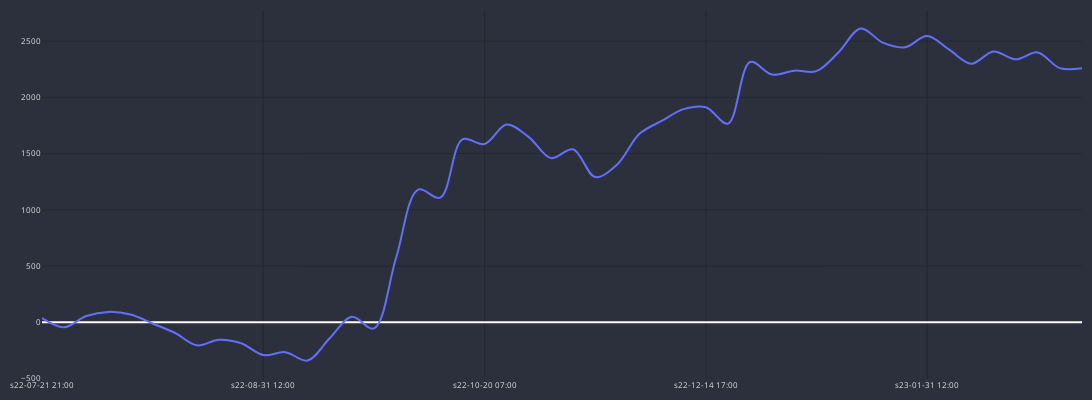
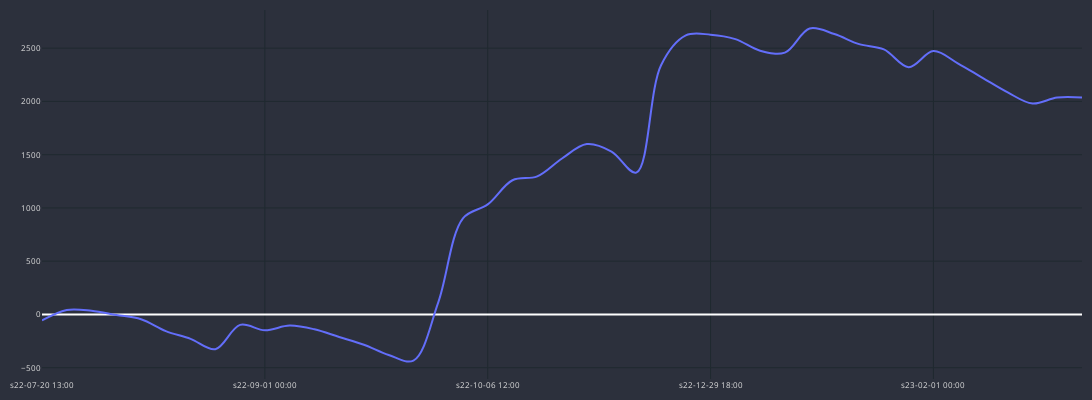
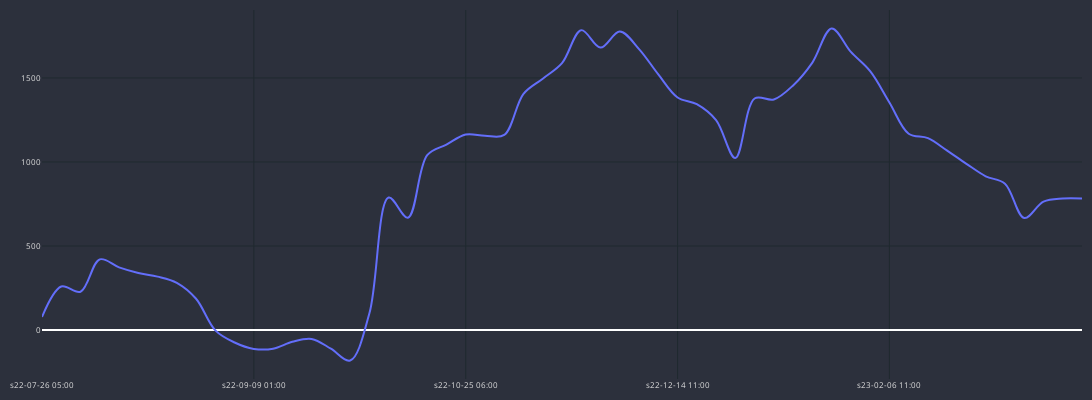
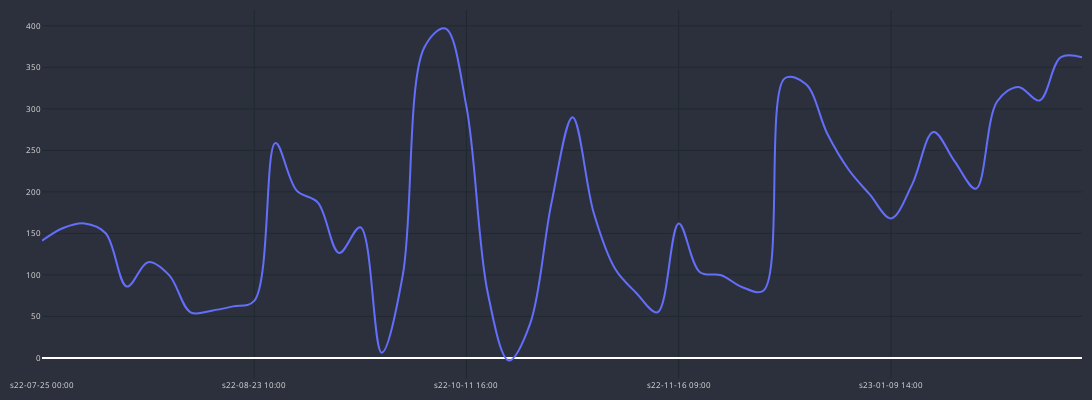

Here is the notebook cell these charts were saved with, in order:
### Code cell
for curr in df_MA_40_MA_80[df_MA_40_MA_80.total_gain > 0].pair.unique():
    temp_gains = df_ma_trades_h1[(df_ma_trades_h1.cross == cross)&
                        (df_ma_trades_h1.pair == curr)].copy()
    print(curr, int(temp_gains.GAIN.sum()))
    cp = CandlePlot(temp_gains, candles=False)
    cp.show_plot(line_traces=['GAIN_C'])
